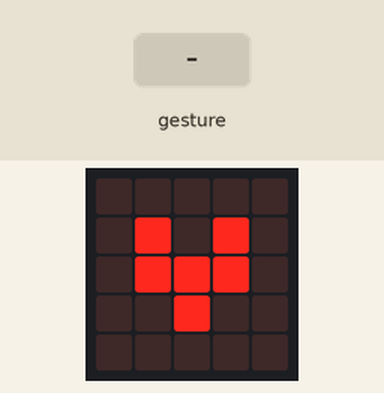
Recording of a program running on a simulated BBC micro:bit (MakeCode). Parts: the board's 5×5 LED display. The test bench sets the inputs (shaded band). A tilt is held for 1.5 s and a shake lasts 1 s, then the board lies face up again.

Above: at 1.4 s.
At 6.4 s:
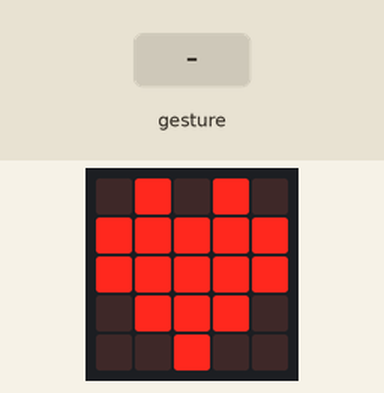
6.5 s: gesture '3g'
At 7.9 s:
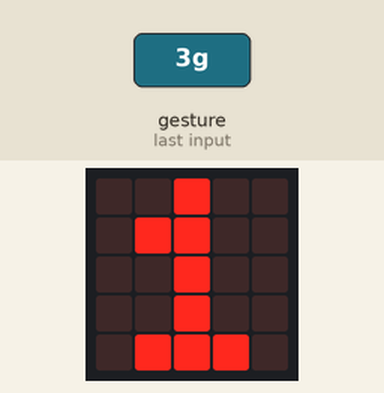
Timing chart, 0 to 9.5 s (numbered marks = the images above; inputs shaded):
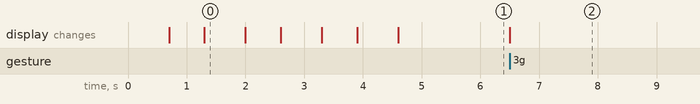

The program:

main.ts
```typescript
input.onGesture(Gesture.ThreeG, function () {
    teldoos += 1
    basic.showNumber(teldoos)
})
let teldoos = 0
for (let index = 0; index < 4; index++) {
    basic.showIcon(IconNames.SmallHeart)
    basic.pause(100)
    basic.showIcon(IconNames.Heart)
}
```

test.ts
```typescript
// tests gaan hier; deze zal niet worden gecompileerd wanneer dit pakket wordt gebruikt als extensie.
```

Measured:
- after the input at 6.5 s, the display: changes at once (image 2)
- what the display in image 0 shows lasts 0.7 s, from 1.3 s to 2.0 s
